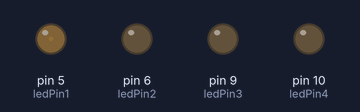
The sketch below on a simulated Arduino Uno, built with avr-gcc and run on an emulated ATmega328P. Parts: output pins drawn as LEDs (lit = HIGH).

Above: at 0.05 s.
At 0.9 s:
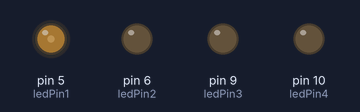
At 1.75 s:
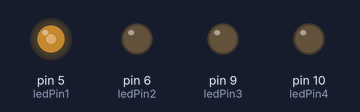
At 3.5 s:
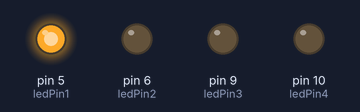
Timing chart, 0 to 8.1 s (numbered marks = the images above):
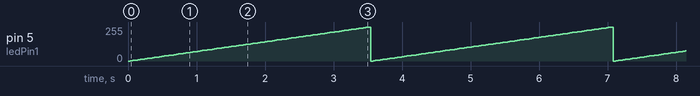

The sketch:

dim2.ino
```cpp
// set pin numbers:
int ledPin1 = 5,            // the number of the LED1 pin
    ledPin2 = 6,            // the number of the LED2 pin
    ledPin3 = 9,            // the number of the LED3 pin
    ledPin4 = 10;           // the number of the LED4 pin
int fadeValue = 6;

void setup() {
  // initialize the LED pin as an output:
  pinMode(ledPin1, OUTPUT);
  pinMode(ledPin2, OUTPUT);
  pinMode(ledPin3, OUTPUT);
  pinMode(ledPin4, OUTPUT);
}

void loop()
{
  // set the ports output PWM waves with differrent duty cycle
  for (int fadeValue = 0 ; fadeValue <= 100; fadeValue += 1){
  analogWrite(ledPin1, map(fadeValue, 0, 100, 0, 255));
  //analogWrite(ledPin2, map(10, 0, 100, 0, 255));
  //analogWrite(ledPin3, map(50, 0, 100, 0, 255));
  //analogWrite(ledPin4, map(100, 0, 100, 0, 255));
  delay(35);
  }
}
```

Measured:
- by itself, pin 5 (ledPin1): ramps from 0/255 to 255/255 and jumps back, once every 3.5 s
